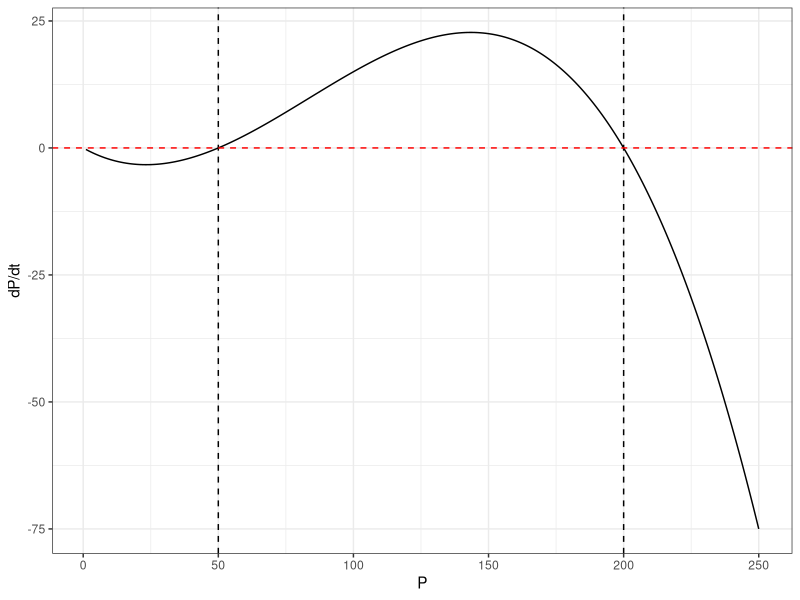

Source code (R):
## ---- chunk 1
knitr::opts_chunk$set(echo = TRUE)
library(tidyverse)
## ---- chunk 2
k = log(0.5)/30
k
## ---- chunk 3
t = log(0.01)/k
round(t, 0)
## ---- chunk 4
eqn <- function(P){
  0.3*(1-(P/200))*((P/50-1))*P
} 
eqn(25)
eqn(100)
eqn(400)
## ---- chunk 5
x=c(1:250)

ggplot()+
  geom_line(aes(x=x, y=0.3*(1-(x/200))*((x/50-1))*x))+
  geom_vline(xintercept = c(50, 200), linetype="dashed")+
  geom_hline(yintercept = 0, linetype="dashed", color="red")+
  theme_bw()+
  labs(x="P", y="dP/dt")
## ---- chunk 6
k2 = log(1/2)/(10)
k2
## ---- chunk 7
t2 = (log(1/8))/(k2)
t2
## ---- chunk 8
# 25=(100-20)e^kt+20
# 5=80e^kt
# ln(1/16)=kt

t3=(log(1/16))/(k2)
t3
